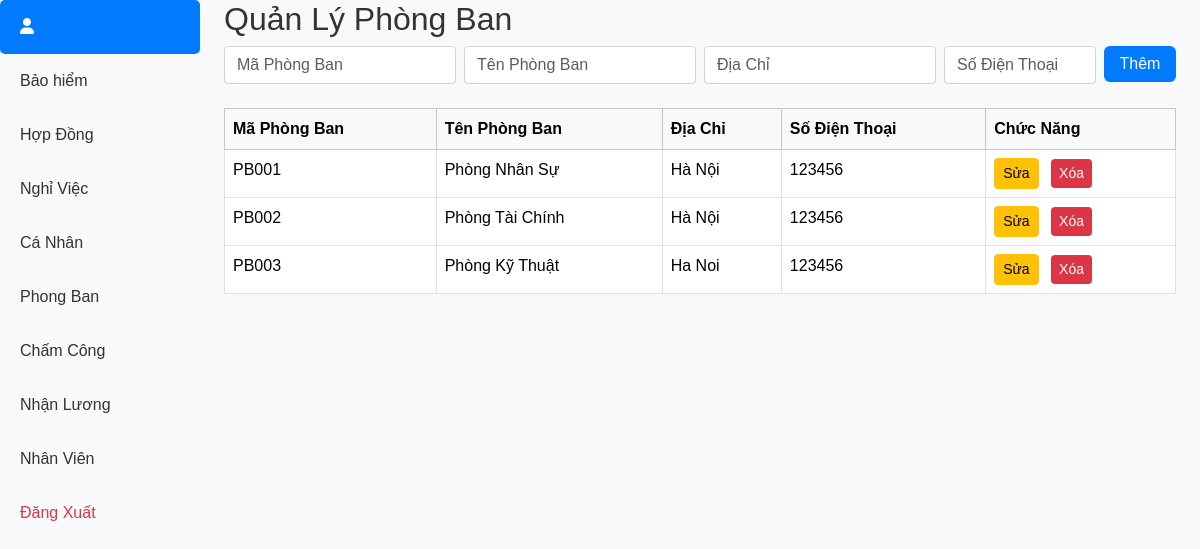
/deduction/, run on the app's committed database.
### hr/models.py (models this page shows, shortened)
class PhongBan(models.Model):
    ma_phong_ban = models.CharField(max_length=30, primary_key=True)
    ten_phong_ban = models.CharField(max_length=50)
    dia_chi = models.CharField(max_length=50)
    sdt_phong_ban = models.CharField(max_length=11)

### hr/views.py (the view, shortened to what this page needs)
# urls.py: path('deduction/', deduction_view, name='deduction'),
def deduction_view(request):
    phong_ban_list = PhongBan.objects.all()  # Lấy danh sách tất cả phòng ban
    return render(request, 'deduction.html', {'phong_ban_list': phong_ban_list})

### hr/templates/deduction.html (shortened to what this page needs)
{% extends "home.html" %}
{% block content %}
<h2>Quản Lý Phòng Ban</h2>
<form method="POST" action="{% url 'deduction' %}" class="mb-4">
    <div class="row g-2">
        <div class="col-md-3">
            <input type="text" name="ma_phong_ban" class="form-control" placeholder="Mã Phòng Ban" required>
        </div>
        <div class="col-md-3">
            <input type="text" name="ten_phong_ban" class="form-control" placeholder="Tên Phòng Ban" required>
        </div>
        <div class="col-md-3">
            <input type="text" name="dia_chi" class="form-control" placeholder="Địa Chỉ" required>
        </div>
        <div class="col-md-2">
            <input type="text" name="sdt_phong_ban" class="form-control" placeholder="Số Điện Thoại" required>
        </div>
        <div class="col-md-1">
            <button type="submit" class="btn btn-primary w-100">Thêm</button>
        </div>
    </div>
</form>
<table class="table table-bordered table-hover">
    <thead class="table-light">
        <tr>
            <th>Mã Phòng Ban</th>
            <th>Tên Phòng Ban</th>
            <th>Địa Chỉ</th>
            <th>Số Điện Thoại</th>
            <th>Chức Năng</th>
        </tr>
    </thead>
    <tbody>
        {% for phong_ban in phong_ban_list %}
        <tr>
            <td>{{ phong_ban.ma_phong_ban }}</td>
            <td>{{ phong_ban.ten_phong_ban }}</td>
            <td>{{ phong_ban.dia_chi }}</td>
            <td>{{ phong_ban.sdt_phong_ban }}</td>
            <td>
                <a href="{% url 'edit_phong_ban' phong_ban.ma_phong_ban %}" class="btn btn-warning btn-sm me-2">Sửa</a>
                <a href="{% url 'delete_phong_ban' phong_ban.ma_phong_ban %}" class="btn btn-danger btn-sm">Xóa</a>
            </td>
        </tr>
        {% endfor %}
    </tbody>
</table>
{% endblock %}

### hr/templates/home.html (shortened to what this page needs)
{% load static %}
<!DOCTYPE html>
<html lang="vi">
<head>
    <link rel="stylesheet" href="https://cdnjs.cloudflare.com/ajax/libs/font-awesome/6.6.0/css/all.min.css" />
    <link href="https://cdn.jsdelivr.net/npm/bootstrap@5.3.3/dist/css/bootstrap.min.css" rel="stylesheet">
    <link rel="stylesheet" href="{% static 'css/styles.css' %}">
    <link rel="stylesheet" href="{% static 'main.css' %}">
    <link rel="stylesheet" href="https://cdnjs.cloudflare.com/ajax/libs/font-awesome/6.0.0-beta3/css/all.min.css">
</head>
<body>
    <div class="d-flex">
        <nav class="col-md-2 bg-light sidebar">
            <div class="position-sticky">
                <ul class="nav flex-column">
                    <li class="nav-item">
                        <a class="nav-link active" href="{% url 'home' %}">
                            <i class="fa-solid fa-user"></i>
                        </a>
                    </li>
                    <li class="nav-item">
                        <a class="nav-link" href="{% url 'insurance' %}">Bảo hiểm</a>
                    </li>
                    <li class="nav-item">
                        <a class="nav-link" href="{% url 'contract' %}">Hợp Đồng</a>
                    </li>
                    <li class="nav-item">
                        <a class="nav-link" href="{% url 'leave' %}">Nghỉ Việc</a>
                    </li>
                    <li class="nav-item">
                        <a class="nav-link" href="{% url 'profile' %}">Cá Nhân</a>
                    </li>
                    <li class="nav-item">
                        <a class="nav-link" href="{% url 'deduction' %}">Phong Ban</a>
                    </li>
                    <li class="nav-item">
                        <a class="nav-link" href="{% url 'attendance' %}">Chấm Công</a>
                    </li>
                    <li class="nav-item">
                        <a class="nav-link" href="{% url 'salary' %}">Nhận Lương</a>
                    </li>
                    <li class="nav-item">
                        <a class="nav-link" href="{% url 'employee' %}">Nhân Viên</a>
                    </li>
                    <li class="nav-item">
                        <a class="nav-link text-danger" href="{% url 'logout' %}">Đăng Xuất</a>
                    </li>
                </ul>
            </div>
        </nav>
        <main class="col-md-9 ms-sm-auto col-lg-10 px-4">
            {% block content %}{% endblock %}
        </main>
    </div>
</body>
</html>

### hr/static/css/styles.css (style rules this page uses)
body { font-family: 'Arial', sans-serif; margin: 0; padding: 0; }
.sidebar { height: 100vh; }
.nav-link { color: #333; padding: 15px 20px; border-radius: 5px; }
.nav-link.active { background-color: #007bff; color: white; }

### hr/static/main.css (style rules this page uses)
body { background-image: url('/static/hr/background.jpg'); background-size: cover; background-position: center; height: 100vh; margin: 0; padding: 0; }
h2, h1 { color: #333; }
.form-control { border-radius: 5px; }
.btn-primary { background-color: #007bff; border: none; }
.btn-danger { background-color: #dc3545; border: none; }
body { background-color: #f8f9fa; font-family: Arial, sans-serif; }
.form-control { border: 1px solid #ced4da; border-radius: 4px; }

### data on the page
PhongBan: ma_phong_ban "PB001", ten_phong_ban "Phòng Nhân Sự", dia_chi "Hà Nội", sdt_phong_ban "123456"
PhongBan: ma_phong_ban "PB002", ten_phong_ban "Phòng Tài Chính", dia_chi "Hà Nội", sdt_phong_ban "123456"
PhongBan: ma_phong_ban "PB003", ten_phong_ban "Phòng Kỹ Thuật", dia_chi "Ha Noi", sdt_phong_ban "123456"
